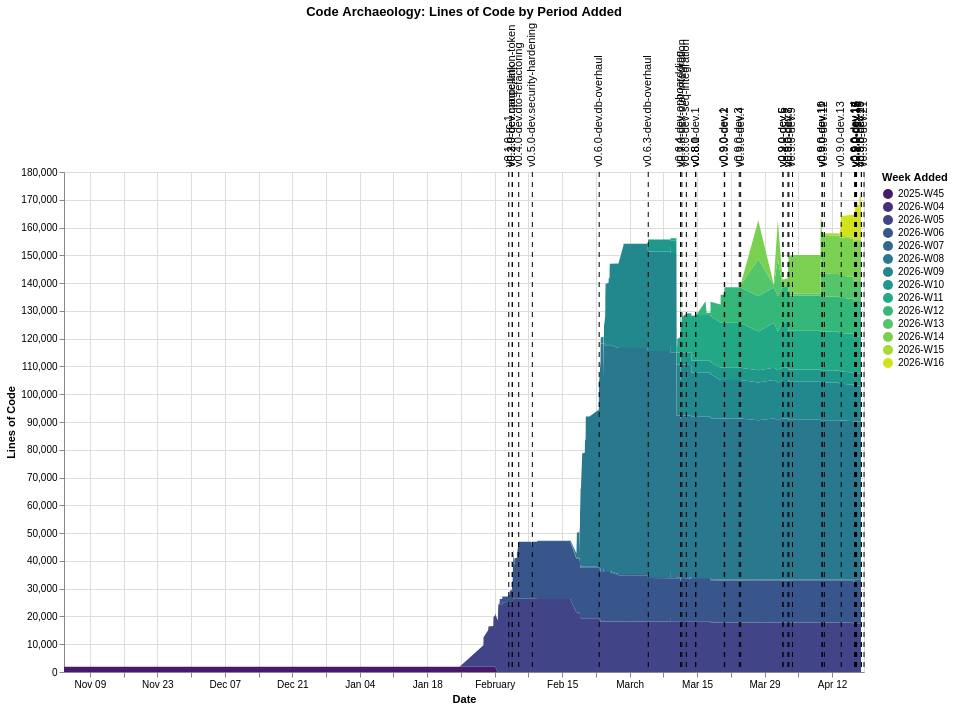

The specification (Vega-Lite) saved for this image:
### Vega-Lite specification from a JSON file in a GitHub repository (floating-point values rounded to 4 significant figures; data arrays with more than 128 entries replaced by an {"elided": "..."} marker saying what was removed)
{"$schema": "https://vega.github.io/schema/vega-lite/v6.1.0.json", "config": {"view": {"continuousHeight": 300, "continuousWidth": 300}}, "datasets": {"data-939b42c1de209798acfc9bef7edd8035": {"elided": "3384 records"}, "data-b0772d202f34f664ac0dc52469ff8504": [{"datetime": "2026-02-03T22:04:01", "version": "v0.1.0-rc.1"}, {"datetime": "2026-02-04T15:30:33", "version": "v0.2.0-dev.magic-link"}, {"datetime": "2026-02-04T15:37:30", "version": "v0.3.0-dev.cancellation-token"}, {"datetime": "2026-02-05T23:26:44", "version": "v0.4.0-dev.dto-refactoring"}, {"datetime": "2026-02-08T19:23:40", "version": "v0.5.0-dev.security-hardening"}, {"datetime": "2026-02-22T16:19:23", "version": "v0.6.0-dev.db-overhaul"}, {"datetime": "2026-03-04T20:35:09", "version": "v0.6.3-dev.db-overhaul"}, {"datetime": "2026-03-11T13:12:47", "version": "v0.6.4-dev-onboardding"}, {"datetime": "2026-03-11T20:04:54", "version": "v0.7.0-dev-otel-integration"}, {"datetime": "2026-03-12T18:17:30", "version": "v0.8.0-dev-seq-integration"}, {"datetime": "2026-03-14T16:10:41", "version": "v0.8.0-dev.1"}, {"datetime": "2026-03-14T16:34:16", "version": "v0.8.0"}, {"datetime": "2026-03-14T17:01:41", "version": "v0.8.1"}, {"datetime": "2026-03-20T15:15:15", "version": "v0.9.0-dev.1"}, {"datetime": "2026-03-20T17:08:38", "version": "v0.9.0-dev.2"}, {"datetime": "2026-03-23T17:44:32", "version": "v0.9.0-dev.3"}, {"datetime": "2026-03-24T00:42:23", "version": "v0.9.0-dev.4"}, {"datetime": "2026-04-01T19:21:25", "version": "v0.9.0-dev.5"}, {"datetime": "2026-04-01T19:23:17", "version": "v0.9.0-dev.6"}, {"datetime": "2026-04-02T20:26:13", "version": "v0.9.0-dev.7"}, {"datetime": "2026-04-03T00:54:10", "version": "v0.9.0-dev.8"}, {"datetime": "2026-04-03T18:57:22", "version": "v0.9.0-dev.9"}, {"datetime": "2026-04-09T22:11:40", "version": "v0.9.0-dev.10"}, {"datetime": "2026-04-09T23:01:19", "version": "v0.9.0-dev.11"}, {"datetime": "2026-04-10T09:35:07", "version": "v0.9.0-dev.12"}, {"datetime": "2026-04-13T21:33:05", "version": "v0.9.0-dev.13"}, {"datetime": "2026-04-16T16:18:16", "version": "v0.9.0-dev.14"}, {"datetime": "2026-04-16T20:43:41", "version": "v0.9.0-dev.15"}, {"datetime": "2026-04-16T23:34:34", "version": "v0.9.0-dev.16"}, {"datetime": "2026-04-16T23:40:50", "version": "v0.9.0-dev.17"}, {"datetime": "2026-04-17T02:08:33", "version": "v0.9.0-dev.18"}, {"datetime": "2026-04-18T01:56:51", "version": "v0.9.0-dev.19"}, {"datetime": "2026-04-18T02:01:27", "version": "v0.9.0-dev.20"}, {"datetime": "2026-04-18T15:01:46", "version": "v0.9.0-dev.21"}]}, "height": 500, "layer": [{"data": {"name": "data-939b42c1de209798acfc9bef7edd8035"}, "encoding": {"color": {"field": "period", "scale": {"scheme": "viridis"}, "title": "Week Added", "type": "ordinal"}, "order": {"field": "period", "sort": "ascending", "type": "ordinal"}, "tooltip": [{"field": "commit_date", "type": "temporal"}, {"field": "period", "type": "ordinal"}, {"field": "line_count", "type": "quantitative"}], "x": {"field": "commit_date", "title": "Date", "type": "temporal"}, "y": {"field": "line_count", "title": "Lines of Code", "type": "quantitative"}}, "mark": {"type": "area"}}, {"data": {"name": "data-b0772d202f34f664ac0dc52469ff8504"}, "encoding": {"tooltip": [{"field": "version", "type": "nominal"}, {"field": "datetime", "type": "temporal"}], "x": {"field": "datetime", "title": "Date", "type": "temporal"}}, "mark": {"strokeDash": [5, 5], "type": "rule"}}, {"data": {"name": "data-b0772d202f34f664ac0dc52469ff8504"}, "encoding": {"text": {"field": "version", "type": "nominal"}, "x": {"field": "datetime", "type": "temporal"}, "y": {"value": 10}}, "mark": {"align": "left", "angle": 270, "dx": 15, "dy": 0, "type": "text"}}], "title": "Code Archaeology: Lines of Code by Period Added", "width": 800}
